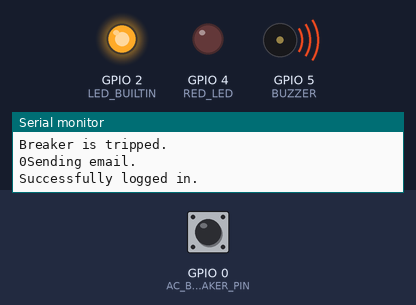
The program below on a simulated ESP8266 (Wemos D1 mini). Parts: output pins drawn as LEDs (lit = HIGH, except the on-board LED, lit = LOW), buzzer (waves = sounding), the last lines printed to the serial monitor. The inputs (shaded band) are chosen by the test bench; at power-on: GPIO 0 (AC_BREAKER_PIN) HIGH. WiFi joins after 1.5 s; servers stay silent unless stated.

Above: at 2.7 s.
2.8 s: GPIO 0 (AC_BREAKER_PIN) pulled LOW for 1 s
At 4.5 s:
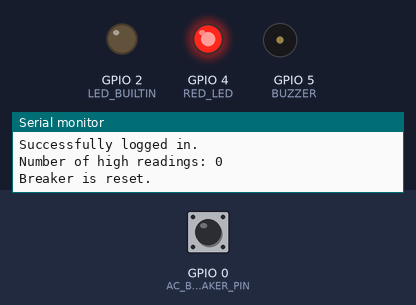
6.3 s: GPIO 0 (AC_BREAKER_PIN) pulled LOW for 3.2 s
At 11.1 s:
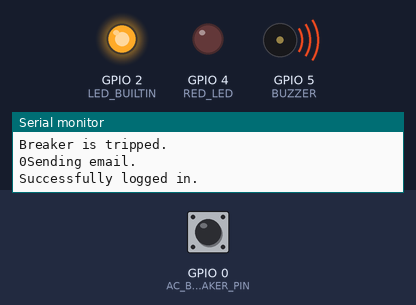
Timing chart, 0 to 12.6 s (numbered marks = the images above; inputs shaded):
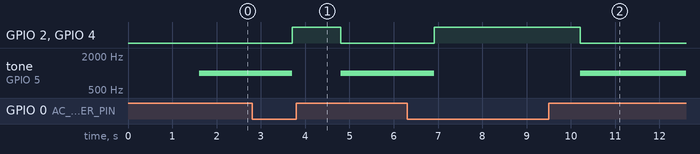

Measured:
- after the input at 2.8 s, GPIO 2 (LED_BUILTIN), GPIO 4 (RED_LED): LOW → HIGH after 0.91 s, → LOW 1.1 s later; tone on GPIO 5 (BUZZER): 1000 Hz → silent after 0.91 s, → 1000 Hz 1.1 s later
- after the input at 6.3 s, GPIO 2 (LED_BUILTIN), GPIO 4 (RED_LED): LOW → HIGH after 0.61 s, → LOW 3.3 s later; tone on GPIO 5 (BUZZER): 1000 Hz → silent after 0.61 s, → 1000 Hz 3.3 s later

The program:

main.cpp
```cpp
#include <Arduino.h>

/*
  Rui Santos
  Complete project details at:
   - ESP32: https://RandomNerdTutorials.com/esp32-send-email-smtp-server-arduino-ide/
   - ESP8266: https://RandomNerdTutorials.com/esp8266-nodemcu-send-email-smtp-server-arduino/

  Permission is hereby granted, free of charge, to any person obtaining a copy of this software and associated documentation files.
  The above copyright notice and this permission notice shall be included in all copies or substantial portions of the Software.
  Example adapted from: https://github.com/mobizt/ESP-Mail-Client

  This was adapted to monitor a breaker in my solar system that kept tripping.  It sends an email when the breaker trips
  and turns on a red LED and buzzer when the breaker trips.  It turns off the LED and buzzer when the breaker is reset.
  This was done with the Wemos D1 Mini lite, a optocoupler, resistor, LED and diode as shown at:
  https://smartsolutions4home.com/detecting-mains-voltage-with-microcontroller/  A built-in 10k pull up was used
  instead of the 4.7k.  The optocoupler is a Sharp PC112.  The LED was connected to pin 2 and the buzzer to pin 1.
*/

#include <Arduino.h>
// #include <credentials.h>  // I put my credentials here to put this on github.
#if defined(ESP32)
  #include <WiFi.h>
#elif defined(ESP8266)
  #include <ESP8266WiFi.h>
#endif
#include <ESP_Mail_Client.h>

#define WIFI_SSID "Put your SSID here"
#define WIFI_PASSWORD "Put your password here"

/** The smtp host name e.g. smtp.gmail.com for GMail or smtp.office365.com for Outlook or smtp.mail.yahoo.com */
#define SMTP_HOST "smtp.gmail.com"
#define SMTP_PORT 465

/* The sign in credentials */
#define AUTHOR_EMAIL "Put your gmail address here."
#define AUTHOR_PASSWORD "Put your Google App Password here"

/* Recipient's email*/
#define RECIPIENT_EMAIL1 "Put the first recipient's email here."
#define RECIPIENT_EMAIL2 "Put any email address you wish to CC here."

#define AC_BREAKER_PIN 0 // D3
#define RED_LED 4  // D2
#define BUZZER 5  // D1

/* Declare the global used SMTPSession object for SMTP transport */
SMTPSession smtp;

/* Callback function to get the Email sending status */
void smtpCallback(SMTP_Status status);

void send_email()
{

  /*  Set the network reconnection option */
  MailClient.networkReconnect(true);

  /** Enable the debug via Serial port
   * 0 for no debugging
   * 1 for basic level debugging
   *
   * Debug port can be changed via ESP_MAIL_DEFAULT_DEBUG_PORT in ESP_Mail_FS.h
   */
  smtp.debug(1);

  /* Set the callback function to get the sending results */
  smtp.callback(smtpCallback);

  /* Declare the Session_Config for user defined session credentials */
  Session_Config config;

  /* Set the session config */
  config.server.host_name = SMTP_HOST;
  config.server.port = SMTP_PORT;
  config.login.email = AUTHOR_EMAIL;
  config.login.password = AUTHOR_PASSWORD;
  config.login.user_domain = "";

  /*
  Set the NTP config time
  For times east of the Prime Meridian use 0-12
  For times west of the Prime Meridian add 12 to the offset.
  Ex. American/Denver GMT would be -6. 6 + 12 = 18
  See https://en.wikipedia.org/wiki/Time_zone for a list of the GMT/UTC timezone offsets
  */
  config.time.ntp_server = F("pool.ntp.org,time.nist.gov");
  config.time.gmt_offset = -7;
  config.time.day_light_offset = 0;

  /* Declare the message class */
  SMTP_Message message;

  /* Set the message headers */
  message.sender.name = F("Frohne Solar Breaker Monitor");
  message.sender.email = AUTHOR_EMAIL;
  message.subject = F("Solar Breaker Tripped!");
  message.addRecipient(F("Rob"), RECIPIENT_EMAIL1);
  message.addCc(F(RECIPIENT_EMAIL2));

  /*Send HTML message*/
  /*String htmlMsg = "<div style=\"color:#2f4468;\"><h1>Hello World!</h1><p>- Sent from ESP board</p></div>";
  message.html.content = htmlMsg.c_str();
  message.html.content = htmlMsg.c_str();
  message.text.charSet = "us-ascii";
  message.html.transfer_encoding = Content_Transfer_Encoding::enc_7bit;*/


  //Send raw text message
  String textMsg = "Hello, the solar breaker has tripped!  Please see if you can reset it.  Rob Frohne.";
  message.text.content = textMsg.c_str();
  message.text.charSet = "us-ascii";
  message.text.transfer_encoding = Content_Transfer_Encoding::enc_7bit;

  message.priority = esp_mail_smtp_priority::esp_mail_smtp_priority_low;
  message.response.notify = esp_mail_smtp_notify_success | esp_mail_smtp_notify_failure | esp_mail_smtp_notify_delay;


  /* Connect to the server */
  if (!smtp.connect(&config)){
    ESP_MAIL_PRINTF("Connection error, Status Code: %d, Error Code: %d, Reason: %s", smtp.statusCode(), smtp.errorCode(), smtp.errorReason().c_str());
    return;
  }

  if (!smtp.isLoggedIn()){
    Serial.println("\nNot yet logged in.");
  }
  else{
    if (smtp.isAuthenticated())
      Serial.println("\nSuccessfully logged in.");
    else
      Serial.println("\nConnected with no Auth.");
  }
   /* Start sending Email and close the session */
  if (!MailClient.sendMail(&smtp, &message))
    ESP_MAIL_PRINTF("Error, Status Code: %d, Error Code: %d, Reason: %s", smtp.statusCode(), smtp.errorCode(), smtp.errorReason().c_str());
}

void setup(){
  pinMode(AC_BREAKER_PIN, INPUT_PULLUP);
  pinMode(RED_LED, OUTPUT);
  pinMode(BUZZER, OUTPUT);
  pinMode(LED_BUILTIN, OUTPUT);
  Serial.begin(115200);
  Serial.println();
  WiFi.begin(WIFI_SSID, WIFI_PASSWORD);
  Serial.print("Connecting to Wi-Fi");
  while (WiFi.status() != WL_CONNECTED){
    Serial.print(".");
    delay(300);
  }
  Serial.println();
  Serial.print("Connected with IP: ");
  Serial.println(WiFi.localIP());
  Serial.println();
}

bool email_sent = false;  // Moved from loop() because loop re-initializes it to false each time through.

void loop(){
  int num_high = 0;
  for(int i=0; i<100; i++)
  {
    if(digitalRead(AC_BREAKER_PIN) == HIGH)
    {
      num_high++;
    }
    delay(1);
  }
  Serial.printf("Number of high readings: %d\n", num_high);
  if(num_high > 80)  // Breaker has tripped
  {
    Serial.println("Breaker is tripped.");
    digitalWrite(RED_LED, LOW);
    digitalWrite(LED_BUILTIN, LOW);
    tone(BUZZER, 1000);
    Serial.print(email_sent);
    if(email_sent == false) {
      Serial.println("Sending email.");
      send_email();
      email_sent = true;
      }
  }
  else  // Breaker has been reset
  {
    Serial.println("Breaker is reset.");
    digitalWrite(RED_LED, HIGH);
    digitalWrite(LED_BUILTIN, HIGH);
    noTone(BUZZER);
    email_sent = false;
  }
  num_high = 0;
  delay(1000);
}

/* Callback function to get the Email sending status */
void smtpCallback(SMTP_Status status){
  /* Print the current status */
  Serial.println(status.info());

  /* Print the sending result */
  if (status.success()){
    // ESP_MAIL_PRINTF used in the examples is for format printing via debug Serial port
    // that works for all supported Arduino platform SDKs e.g. AVR, SAMD, ESP32 and ESP8266.
    // In ESP8266 and ESP32, you can use Serial.printf directly.

    Serial.println("----------------");
    ESP_MAIL_PRINTF("Message sent success: %d\n", status.completedCount());
    ESP_MAIL_PRINTF("Message sent failed: %d\n", status.failedCount());
    Serial.println("----------------\n");

    for (size_t i = 0; i < smtp.sendingResult.size(); i++)
    {
      /* Get the result item */
      SMTP_Result result = smtp.sendingResult.getItem(i);

      // In case, ESP32, ESP8266 and SAMD device, the timestamp get from result.timestamp should be valid if
      // your device time was synched with NTP server.
      // Other devices may show invalid timestamp as the device time was not set i.e. it will show Jan 1, 1970.
      // You can call smtp.setSystemTime(xxx) to set device time manually. Where xxx is timestamp (seconds since Jan 1, 1970)

      ESP_MAIL_PRINTF("Message No: %d\n", i + 1);
      ESP_MAIL_PRINTF("Status: %s\n", result.completed ? "success" : "failed");
      ESP_MAIL_PRINTF("Date/Time: %s\n", MailClient.Time.getDateTimeString(result.timestamp, "%B %d, %Y %H:%M:%S").c_str());
      ESP_MAIL_PRINTF("Recipient: %s\n", result.recipients.c_str());
      ESP_MAIL_PRINTF("Subject: %s\n", result.subject.c_str());
    }
    Serial.println("----------------\n");

    // You need to clear sending result as the memory usage will grow up.
    smtp.sendingResult.clear();
  }
}
```
